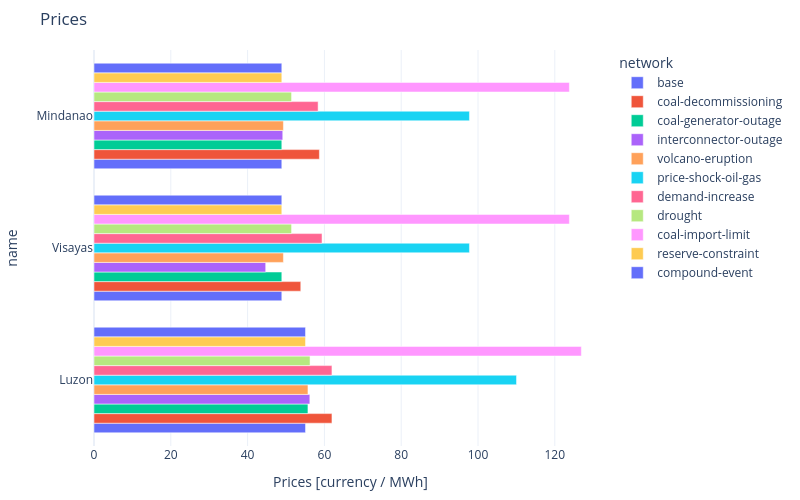

Write notebook code for a chart like this one.
### Markdown cell above
### Prices

We can look at average prices or just the frequency of hours with very high prices (e.g. above 100 $/MWh).

### Code cell
nc.statistics.prices.iplot()

### Figure 1 — Plotly figure (JSON) as saved in the notebook; plotly's stock layout.template omitted (floating-point values rounded to 4 significant figures)
{"data": [{"alignmentgroup": "True", "hovertemplate": "network=base<br>Prices [currency / MWh]=%{x}<br>name=%{y}<extra></extra>", "legendgroup": "base", "marker": {"color": "#636efa", "pattern": {"shape": ""}}, "name": "base", "offsetgroup": "base", "orientation": "h", "showlegend": true, "textposition": "auto", "type": "bar", "x": [55.08, 48.91, 48.91], "xaxis": "x", "y": ["Luzon", "Visayas", "Mindanao"], "yaxis": "y"}, {"alignmentgroup": "True", "hovertemplate": "network=coal-decommissioning<br>Prices [currency / MWh]=%{x}<br>name=%{y}<extra></extra>", "legendgroup": "coal-decommissioning", "marker": {"color": "#EF553B", "pattern": {"shape": ""}}, "name": "coal-decommissioning", "offsetgroup": "coal-decommissioning", "orientation": "h", "showlegend": true, "textposition": "auto", "type": "bar", "x": [61.96, 53.84, 58.69], "xaxis": "x", "y": ["Luzon", "Visayas", "Mindanao"], "yaxis": "y"}, {"alignmentgroup": "True", "hovertemplate": "network=coal-generator-outage<br>Prices [currency / MWh]=%{x}<br>name=%{y}<extra></extra>", "legendgroup": "coal-generator-outage", "marker": {"color": "#00cc96", "pattern": {"shape": ""}}, "name": "coal-generator-outage", "offsetgroup": "coal-generator-outage", "orientation": "h", "showlegend": true, "textposition": "auto", "type": "bar", "x": [55.71, 48.91, 48.91], "xaxis": "x", "y": ["Luzon", "Visayas", "Mindanao"], "yaxis": "y"}, {"alignmentgroup": "True", "hovertemplate": "network=interconnector-outage<br>Prices [currency / MWh]=%{x}<br>name=%{y}<extra></extra>", "legendgroup": "interconnector-outage", "marker": {"color": "#ab63fa", "pattern": {"shape": ""}}, "name": "interconnector-outage", "offsetgroup": "interconnector-outage", "orientation": "h", "showlegend": true, "textposition": "auto", "type": "bar", "x": [56.21, 44.71, 49.15], "xaxis": "x", "y": ["Luzon", "Visayas", "Mindanao"], "yaxis": "y"}, {"alignmentgroup": "True", "hovertemplate": "network=volcano-eruption<br>Prices [currency / MWh]=%{x}<br>name=%{y}<extra></extra>", "legendgroup": "volcano-eruption", "marker": {"color": "#FFA15A", "pattern": {"shape": ""}}, "name": "volcano-eruption", "offsetgroup": "volcano-eruption", "orientation": "h", "showlegend": true, "textposition": "auto", "type": "bar", "x": [55.72, 49.33, 49.33], "xaxis": "x", "y": ["Luzon", "Visayas", "Mindanao"], "yaxis": "y"}, {"alignmentgroup": "True", "hovertemplate": "network=price-shock-oil-gas<br>Prices [currency / MWh]=%{x}<br>name=%{y}<extra></extra>", "legendgroup": "price-shock-oil-gas", "marker": {"color": "#19d3f3", "pattern": {"shape": ""}}, "name": "price-shock-oil-gas", "offsetgroup": "price-shock-oil-gas", "orientation": "h", "showlegend": true, "textposition": "auto", "type": "bar", "x": [110.0, 97.77, 97.77], "xaxis": "x", "y": ["Luzon", "Visayas", "Mindanao"], "yaxis": "y"}, {"alignmentgroup": "True", "hovertemplate": "network=demand-increase<br>Prices [currency / MWh]=%{x}<br>name=%{y}<extra></extra>", "legendgroup": "demand-increase", "marker": {"color": "#FF6692", "pattern": {"shape": ""}}, "name": "demand-increase", "offsetgroup": "demand-increase", "orientation": "h", "showlegend": true, "textposition": "auto", "type": "bar", "x": [61.96, 59.38, 58.36], "xaxis": "x", "y": ["Luzon", "Visayas", "Mindanao"], "yaxis": "y"}, {"alignmentgroup": "True", "hovertemplate": "network=drought<br>Prices [currency / MWh]=%{x}<br>name=%{y}<extra></extra>", "legendgroup": "drought", "marker": {"color": "#B6E880", "pattern": {"shape": ""}}, "name": "drought", "offsetgroup": "drought", "orientation": "h", "showlegend": true, "textposition": "auto", "type": "bar", "x": [56.26, 51.45, 51.45], "xaxis": "x", "y": ["Luzon", "Visayas", "Mindanao"], "yaxis": "y"}, {"alignmentgroup": "True", "hovertemplate": "network=coal-import-limit<br>Prices [currency / MWh]=%{x}<br>name=%{y}<extra></extra>", "legendgroup": "coal-import-limit", "marker": {"color": "#FF97FF", "pattern": {"shape": ""}}, "name": "coal-import-limit", "offsetgroup": "coal-import-limit", "orientation": "h", "showlegend": true, "textposition": "auto", "type": "bar", "x": [126.9, 123.8, 123.8], "xaxis": "x", "y": ["Luzon", "Visayas", "Mindanao"], "yaxis": "y"}, {"alignmentgroup": "True", "hovertemplate": "network=reserve-constraint<br>Prices [currency / MWh]=%{x}<br>name=%{y}<extra></extra>", "legendgroup": "reserve-constraint", "marker": {"color": "#FECB52", "pattern": {"shape": ""}}, "name": "reserve-constraint", "offsetgroup": "reserve-constraint", "orientation": "h", "showlegend": true, "textposition": "auto", "type": "bar", "x": [55.08, 48.91, 48.91], "xaxis": "x", "y": ["Luzon", "Visayas", "Mindanao"], "yaxis": "y"}, {"alignmentgroup": "True", "hovertemplate": "network=compound-event<br>Prices [currency / MWh]=%{x}<br>name=%{y}<extra></extra>", "legendgroup": "compound-event", "marker": {"color": "#636efa", "pattern": {"shape": ""}}, "name": "compound-event", "offsetgroup": "compound-event", "orientation": "h", "showlegend": true, "textposition": "auto", "type": "bar", "x": [55.08, 48.91, 48.91], "xaxis": "x", "y": ["Luzon", "Visayas", "Mindanao"], "yaxis": "y"}], "layout": {"barmode": "group", "height": 500, "legend": {"title": {"text": "network"}, "tracegroupgap": 0}, "margin": {"b": 50, "l": 50, "r": 50, "t": 50}, "title": {"text": "Prices"}, "width": 800, "xaxis": {"anchor": "y", "domain": [0, 1], "title": {"text": "Prices [currency / MWh]"}}, "yaxis": {"anchor": "x", "domain": [0, 1], "title": {"text": "name"}}}}
